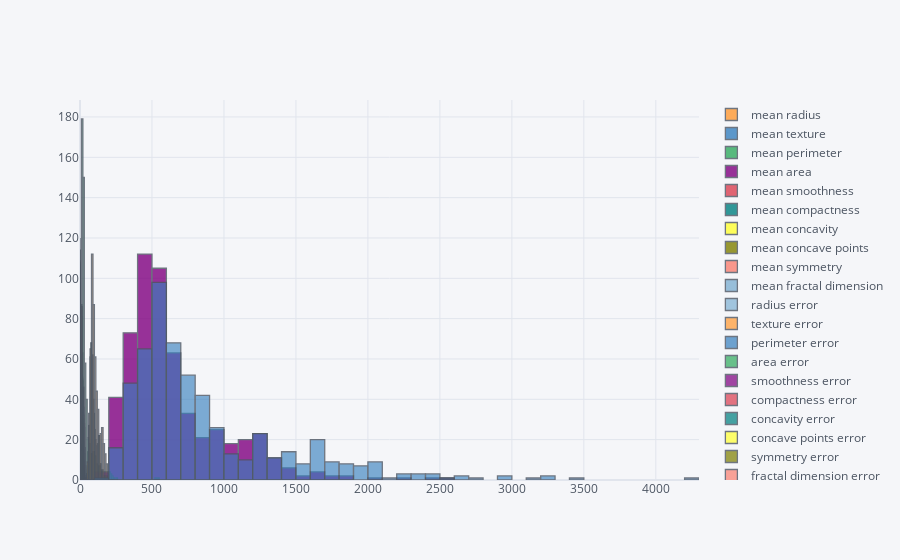

Here is the notebook cell this chart was saved with:
### Code cell
df.iplot(kind='hist')

### Figure 1 — Plotly figure (JSON) as saved in the notebook; plotly's stock layout.template omitted (floating-point values rounded to 4 significant figures; data arrays with more than 128 entries replaced by an {"elided": "..."} marker saying what was removed)
{"data": [{"histfunc": "count", "histnorm": "", "marker": {"color": "rgba(255, 153, 51, 1.0)", "line": {"color": "#4D5663", "width": 1.3}}, "name": "mean radius", "opacity": 0.8, "orientation": "v", "type": "histogram", "x": {"elided": "569 float values"}}, {"histfunc": "count", "histnorm": "", "marker": {"color": "rgba(55, 128, 191, 1.0)", "line": {"color": "#4D5663", "width": 1.3}}, "name": "mean texture", "opacity": 0.8, "orientation": "v", "type": "histogram", "x": {"elided": "569 float values"}}, {"histfunc": "count", "histnorm": "", "marker": {"color": "rgba(50, 171, 96, 1.0)", "line": {"color": "#4D5663", "width": 1.3}}, "name": "mean perimeter", "opacity": 0.8, "orientation": "v", "type": "histogram", "x": {"elided": "569 float values"}}, {"histfunc": "count", "histnorm": "", "marker": {"color": "rgba(128, 0, 128, 1.0)", "line": {"color": "#4D5663", "width": 1.3}}, "name": "mean area", "opacity": 0.8, "orientation": "v", "type": "histogram", "x": {"elided": "569 float values"}}, {"histfunc": "count", "histnorm": "", "marker": {"color": "rgba(219, 64, 82, 1.0)", "line": {"color": "#4D5663", "width": 1.3}}, "name": "mean smoothness", "opacity": 0.8, "orientation": "v", "type": "histogram", "x": {"elided": "569 float values"}}, {"histfunc": "count", "histnorm": "", "marker": {"color": "rgba(0, 128, 128, 1.0)", "line": {"color": "#4D5663", "width": 1.3}}, "name": "mean compactness", "opacity": 0.8, "orientation": "v", "type": "histogram", "x": {"elided": "569 float values"}}, {"histfunc": "count", "histnorm": "", "marker": {"color": "rgba(255, 255, 51, 1.0)", "line": {"color": "#4D5663", "width": 1.3}}, "name": "mean concavity", "opacity": 0.8, "orientation": "v", "type": "histogram", "x": {"elided": "569 float values"}}, {"histfunc": "count", "histnorm": "", "marker": {"color": "rgba(128, 128, 0, 1.0)", "line": {"color": "#4D5663", "width": 1.3}}, "name": "mean concave points", "opacity": 0.8, "orientation": "v", "type": "histogram", "x": {"elided": "569 float values"}}, {"histfunc": "count", "histnorm": "", "marker": {"color": "rgba(251, 128, 114, 1.0)", "line": {"color": "#4D5663", "width": 1.3}}, "name": "mean symmetry", "opacity": 0.8, "orientation": "v", "type": "histogram", "x": {"elided": "569 float values"}}, {"histfunc": "count", "histnorm": "", "marker": {"color": "rgba(128, 177, 211, 1.0)", "line": {"color": "#4D5663", "width": 1.3}}, "name": "mean fractal dimension", "opacity": 0.8, "orientation": "v", "type": "histogram", "x": {"elided": "569 float values"}}, {"histfunc": "count", "histnorm": "", "marker": {"color": "rgba(128, 177, 211, 0.8999999999999999)", "line": {"color": "#4D5663", "width": 1.3}}, "name": "radius error", "opacity": 0.8, "orientation": "v", "type": "histogram", "x": {"elided": "569 float values"}}, {"histfunc": "count", "histnorm": "", "marker": {"color": "rgba(255, 153, 51, 0.8999999999999999)", "line": {"color": "#4D5663", "width": 1.3}}, "name": "texture error", "opacity": 0.8, "orientation": "v", "type": "histogram", "x": {"elided": "569 float values"}}, {"histfunc": "count", "histnorm": "", "marker": {"color": "rgba(55, 128, 191, 0.8999999999999999)", "line": {"color": "#4D5663", "width": 1.3}}, "name": "perimeter error", "opacity": 0.8, "orientation": "v", "type": "histogram", "x": {"elided": "569 float values"}}, {"histfunc": "count", "histnorm": "", "marker": {"color": "rgba(50, 171, 96, 0.8999999999999999)", "line": {"color": "#4D5663", "width": 1.3}}, "name": "area error", "opacity": 0.8, "orientation": "v", "type": "histogram", "x": {"elided": "569 float values"}}, {"histfunc": "count", "histnorm": "", "marker": {"color": "rgba(128, 0, 128, 0.8999999999999999)", "line": {"color": "#4D5663", "width": 1.3}}, "name": "smoothness error", "opacity": 0.8, "orientation": "v", "type": "histogram", "x": {"elided": "569 float values"}}, {"histfunc": "count", "histnorm": "", "marker": {"color": "rgba(219, 64, 82, 0.8999999999999999)", "line": {"color": "#4D5663", "width": 1.3}}, "name": "compactness error", "opacity": 0.8, "orientation": "v", "type": "histogram", "x": {"elided": "569 float values"}}, {"histfunc": "count", "histnorm": "", "marker": {"color": "rgba(0, 128, 128, 0.8999999999999999)", "line": {"color": "#4D5663", "width": 1.3}}, "name": "concavity error", "opacity": 0.8, "orientation": "v", "type": "histogram", "x": {"elided": "569 float values"}}, {"histfunc": "count", "histnorm": "", "marker": {"color": "rgba(255, 255, 51, 0.8999999999999999)", "line": {"color": "#4D5663", "width": 1.3}}, "name": "concave points error", "opacity": 0.8, "orientation": "v", "type": "histogram", "x": {"elided": "569 float values"}}, {"histfunc": "count", "histnorm": "", "marker": {"color": "rgba(128, 128, 0, 0.8999999999999999)", "line": {"color": "#4D5663", "width": 1.3}}, "name": "symmetry error", "opacity": 0.8, "orientation": "v", "type": "histogram", "x": {"elided": "569 float values"}}, {"histfunc": "count", "histnorm": "", "marker": {"color": "rgba(251, 128, 114, 0.8999999999999999)", "line": {"color": "#4D5663", "width": 1.3}}, "name": "fractal dimension error", "opacity": 0.8, "orientation": "v", "type": "histogram", "x": {"elided": "569 float values"}}, {"histfunc": "count", "histnorm": "", "marker": {"color": "rgba(251, 128, 114, 0.7999999999999998)", "line": {"color": "#4D5663", "width": 1.3}}, "name": "worst radius", "opacity": 0.8, "orientation": "v", "type": "histogram", "x": {"elided": "569 float values"}}, {"histfunc": "count", "histnorm": "", "marker": {"color": "rgba(128, 177, 211, 0.7999999999999998)", "line": {"color": "#4D5663", "width": 1.3}}, "name": "worst texture", "opacity": 0.8, "orientation": "v", "type": "histogram", "x": {"elided": "569 float values"}}, {"histfunc": "count", "histnorm": "", "marker": {"color": "rgba(255, 153, 51, 0.7999999999999998)", "line": {"color": "#4D5663", "width": 1.3}}, "name": "worst perimeter", "opacity": 0.8, "orientation": "v", "type": "histogram", "x": {"elided": "569 float values"}}, {"histfunc": "count", "histnorm": "", "marker": {"color": "rgba(55, 128, 191, 0.7999999999999998)", "line": {"color": "#4D5663", "width": 1.3}}, "name": "worst area", "opacity": 0.8, "orientation": "v", "type": "histogram", "x": {"elided": "569 float values"}}, {"histfunc": "count", "histnorm": "", "marker": {"color": "rgba(50, 171, 96, 0.7999999999999998)", "line": {"color": "#4D5663", "width": 1.3}}, "name": "worst smoothness", "opacity": 0.8, "orientation": "v", "type": "histogram", "x": {"elided": "569 float values"}}, {"histfunc": "count", "histnorm": "", "marker": {"color": "rgba(128, 0, 128, 0.7999999999999998)", "line": {"color": "#4D5663", "width": 1.3}}, "name": "worst compactness", "opacity": 0.8, "orientation": "v", "type": "histogram", "x": {"elided": "569 float values"}}, {"histfunc": "count", "histnorm": "", "marker": {"color": "rgba(219, 64, 82, 0.7999999999999998)", "line": {"color": "#4D5663", "width": 1.3}}, "name": "worst concavity", "opacity": 0.8, "orientation": "v", "type": "histogram", "x": {"elided": "569 float values"}}, {"histfunc": "count", "histnorm": "", "marker": {"color": "rgba(0, 128, 128, 0.7999999999999998)", "line": {"color": "#4D5663", "width": 1.3}}, "name": "worst concave points", "opacity": 0.8, "orientation": "v", "type": "histogram", "x": {"elided": "569 float values"}}, {"histfunc": "count", "histnorm": "", "marker": {"color": "rgba(255, 255, 51, 0.7999999999999998)", "line": {"color": "#4D5663", "width": 1.3}}, "name": "worst symmetry", "opacity": 0.8, "orientation": "v", "type": "histogram", "x": {"elided": "569 float values"}}, {"histfunc": "count", "histnorm": "", "marker": {"color": "rgba(128, 128, 0, 0.7999999999999998)", "line": {"color": "#4D5663", "width": 1.3}}, "name": "worst fractal dimension", "opacity": 0.8, "orientation": "v", "type": "histogram", "x": {"elided": "569 float values"}}], "layout": {"barmode": "overlay", "legend": {"bgcolor": "#F5F6F9", "font": {"color": "#4D5663"}}, "paper_bgcolor": "#F5F6F9", "plot_bgcolor": "#F5F6F9", "title": {"font": {"color": "#4D5663"}}, "xaxis": {"gridcolor": "#E1E5ED", "showgrid": true, "tickfont": {"color": "#4D5663"}, "title": {"font": {"color": "#4D5663"}, "text": ""}, "zerolinecolor": "#E1E5ED"}, "yaxis": {"gridcolor": "#E1E5ED", "showgrid": true, "tickfont": {"color": "#4D5663"}, "title": {"font": {"color": "#4D5663"}, "text": ""}, "zerolinecolor": "#E1E5ED"}}}
